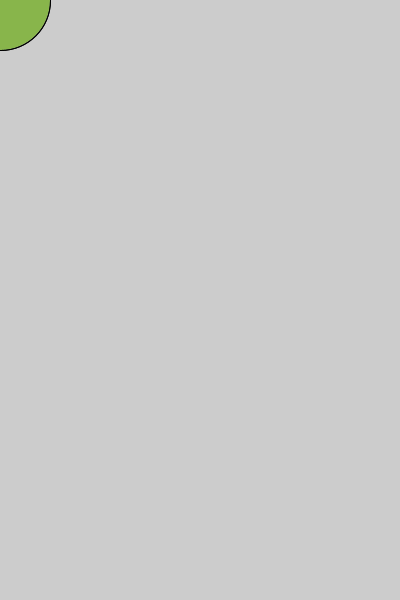
Frame 1 (no input)
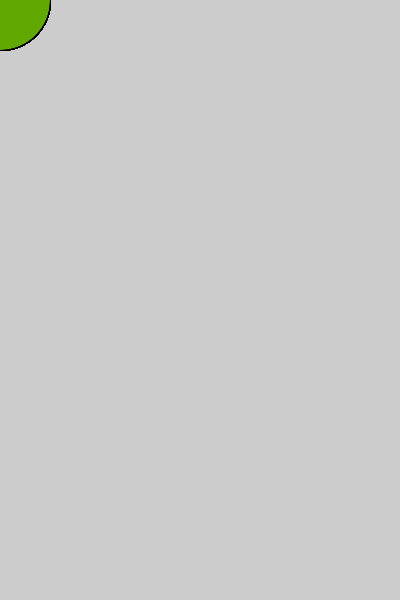
Frame 60 (the mouse pressed at the canvas centre just before this capture)
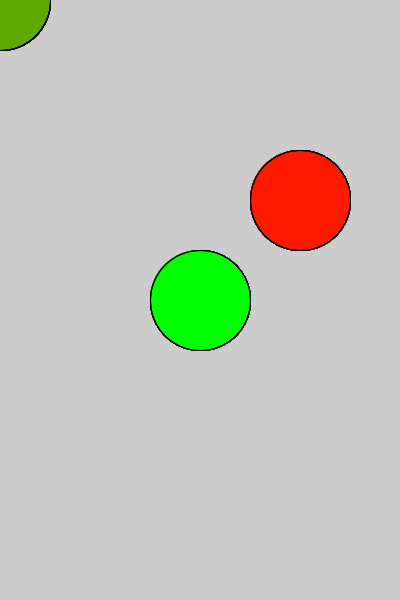
Frame 120 (the mouse held since frame 60 and released just before this capture)

The Processing sketch that drew these frames (run headless with seeded random() and noise(); from frame 60 on, the mouse is pressed at the canvas centre):

// Processing sketch: processing_83255
// ── processing_83255.pde

void setup()
{
  size(400,600);
  smooth();
}
void draw()
{
 fill(255,25,0,100);
ellipse(mouseY,mouseX,100,100);
fill(0,255,0,100);
ellipse(mouseX,mouseY,100,100);
}
